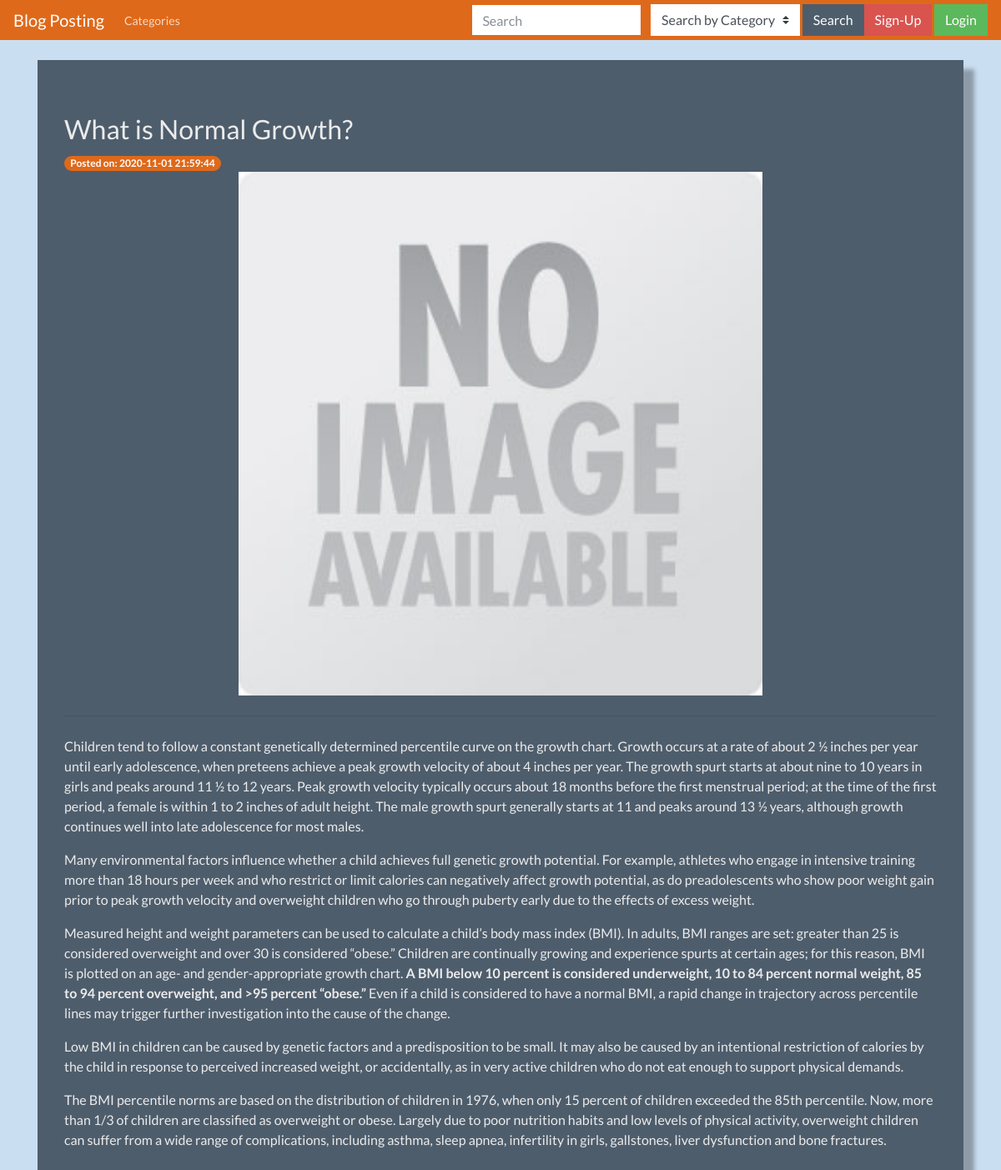
The app's page /index.php/blogs/What-is-Normal-Growth with its own data.
### tables this page shows
CREATE TABLE `blogs` (
  `id` int(10) NOT NULL,
  `category_id` int(10) NOT NULL,
  `title` varchar(255) NOT NULL,
  `slug` varchar(255) DEFAULT NULL,
  `description` longtext NOT NULL,
  `blog_image` varchar(100) DEFAULT NULL,
  `created_on` datetime NOT NULL,
  `created_by` int(10) DEFAULT NULL,
  `modified_on` datetime NOT NULL DEFAULT current_timestamp(),
  `modified_by` int(10) DEFAULT NULL
);

### application/controllers/Blogs.php (called while the page is built, shortened)
<?php
class Blogs extends CI_Controller
{
	public function __construct(){
        $this->load->model('blog_model');
    }
	public function view($slug = NULL)
	{
		$data['blog'] = $this->blog_model->get_blogs($slug);
		$data['title'] = $data['blog']['title'];
		$this->load->view('header',array('title'=>$data['title']));
		$this->load->view('blogs/view', $data);
		$this->load->view('footer');
	}
}
?>

### index.php (called while the page is built, shortened)
<?php
require_once BASEPATH.'core/CodeIgniter.php';

### application/models/Blog_model.php (called while the page is built, shortened)
<?php
class Blog_model extends CI_Model{
	function get_blogs($slug = FALSE, $limit = FALSE, $offset = FALSE){
		$query = $this->db->get_where('blogs', array('slug' =>  $slug));
		return $query->row_array();
	}
}
?>

### application/views/blogs/view.php (the view, shortened to what this page needs)
<div class="container top-margin">
	<div class="jumbotron" style="box-shadow: rgba(0, 0, 0, 0.3) 12px 12px 5px 1px;">
		<h2><?php echo $blog['title']; ?></h2>
			<span class="badge badge-pill badge-primary"> Posted on: <?php echo $blog['created_on']; ?></span></strong>
		<br>
		<center>
			<img class="img-fluid" src="<?php echo str_replace('index.php', '', site_url()); ?>/application/assets/images/blogs/<?php echo $blog['blog_image']; ?>" height="50%" width="60%">
		</center>
		<hr class="my-4">
		<div>
			<?php echo $blog['description']; ?>
		</div>
	</div>
</div>
<br>

### application/views/header.php (shortened to what this page needs)
<!DOCTYPE html>
<html>
<head>
	<link rel="stylesheet" type="text/css" href="<?php echo base_url('application/assets/css/style.css'); ?>">
	<link rel="stylesheet" type="text/css" href="<?php echo base_url('application/assets/css/bootstrap.min.css'); ?>">
</head>
<body>
	<nav class="navbar navbar-expand-lg navbar-dark bg-primary fixed-top">
  <a class="navbar-brand" href="<?php echo base_url(); ?>">Blog Posting</a>
  <div class="collapse navbar-collapse" id="navbarColor03">
    <ul class="navbar-nav mr-auto">
      <li class="nav-item">
        <a class="nav-link" href="<?php echo site_url('categories'); ?>">Categories</a>
      </li>
    </ul>
    <div class="form-inline">
    <?php if ($this->uri->segment(1) != 'login'): ?>
      <div class="form-group">
      <?php echo form_open('home/search'); ?>
        <input class="form-control mr-sm-2" name="search" type="text" placeholder="Search" value="<?php echo $this->session->userdata('search_query') ?>">
        <select class="custom-select"  name="category" title="Search by Category">
          <option value="AllCategory">Search by Category</option>
        </select>
        <button class="btn btn-secondary my-2 my-sm-0" type="submit">Search</button>
      <?php echo form_close(); ?>
    </div>
  <?php endif; ?>
      <?php if(!$this->session->userdata('logged_in')): ?>
      <div class="">
        	<a href="<?php echo site_url('signup'); ?>"><button type="button" class="btn btn-danger">Sign-Up</button></a>
        	<a href="<?php echo site_url('login'); ?>"><button type="button" class="btn btn-success">Login</button></a>
        <?php else: ?>
          <a href="<?php echo site_url('logout'); ?>"><button type="button" class="btn btn-success">LogOut</button></a>
      </div>
      <?php endif; ?>
    </div>
  </div>
</nav>

### application/assets/css/style.css (style rules this page uses)
html,body { background-color: #cadef1 !important; background-size: cover; background-repeat: no-repeat; background-attachment: fixed; height: 100%; font-family: 'Numans', sans-serif; }
.top-margin { padding-top: 72px !important; }

### records on screen
blogs: title "What is Normal Growth?", created_on "2020-11-01 21:59:44", blog_image (placeholder picture), description "Children tend to follow a constant genetically determined percentile curve on the growth chart. Growth occurs at a rate of about 2 ½ inches per year until early adolescence, when preteens achieve a peak growth velocity of about 4 inches per year. The growth spurt starts at about nine to 10 years in girls and peaks around 11 ½ to 12 years. Peak growth velocity typically occurs about 18 months before the first menstrual period; at the time of the first period, a female is within 1 to 2 inches of adult height. The male growth spurt generally starts at 11 and peaks around 13 ½ years, although growth continues well into late adolescence for most males. Many environmental factors influence…"
